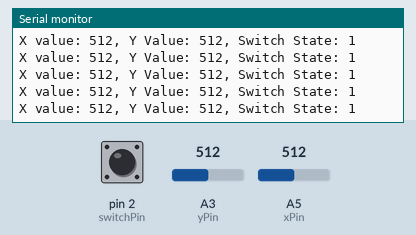
Bench run of a sketch on a simulated Arduino Uno, built with avr-gcc and run on an emulated ATmega328P. Parts: the last lines printed to the serial monitor. The test bench sets the inputs (shaded band); at power-on: A3 (yPin) = 512, A5 (xPin) = 512, pin 2 (switchPin) HIGH.

Above: at 1.2 s.
1.3 s: A3 (yPin) set to 109
At 1.42 s:
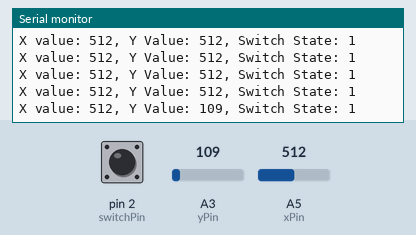
4.3 s: A3 (yPin) set to 90
At 4.32 s:
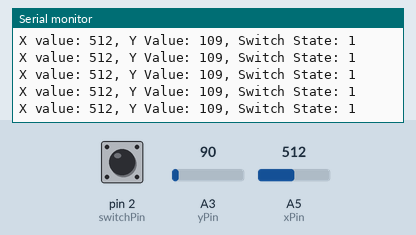
7.3 s: A5 (xPin) set to 105
At 7.3 s:
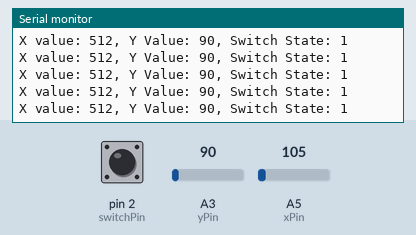
8.8 s: A5 (xPin) set to 91
At 8.81 s:
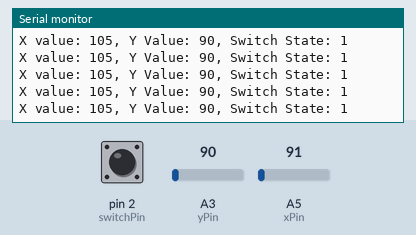
Timing chart, 0 to 11.8 s (numbered marks = the images above; inputs shaded):
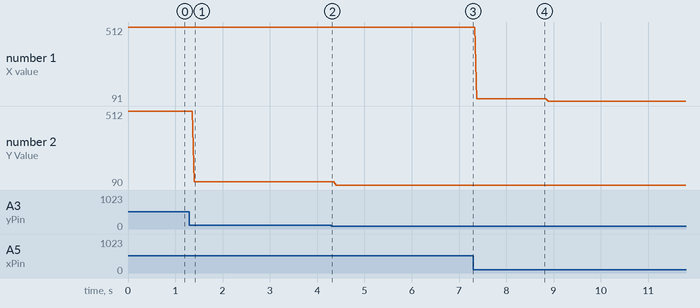

Measured:
- after the input at 1.3 s, the serial monitor: prints a new line after 0.10 s (image 1)
- plotted number 1: 512 → 105 after the input at 7.3 s, 105 → 91 after the input at 8.8 s
- plotted number 2: 512 → 109 after the input at 1.3 s, 109 → 90 after the input at 4.3 s

The sketch:

32-Joysticks.ino
```cpp
/**
 * Lesson 32 - Joystick

  Two potentiometers that read across x and y.
  There is also a switch

 */

int xPin = A5;
int yPin = A3;
int switchPin = 2;

int xVal;
int yVal;
int switchVal;

int dT = 200;

void setup() {
  Serial.begin(9600);
  pinMode(xPin, INPUT);
  pinMode(yPin, INPUT);
  pinMode(switchPin, INPUT);
  digitalWrite(switchPin,HIGH);
  //pinMode(switchPin, INPUT_PULLUP) is better
}

void loop() {
  xVal = analogRead(xPin);
  yVal = analogRead(yPin);
  switchVal = digitalRead(switchPin);

  Serial.print("X value: ");
  Serial.print(xVal);
  Serial.print(", Y Value: ");
  Serial.print(yVal);
  Serial.print(", Switch State: ");
  Serial.println(switchVal);
}
```
